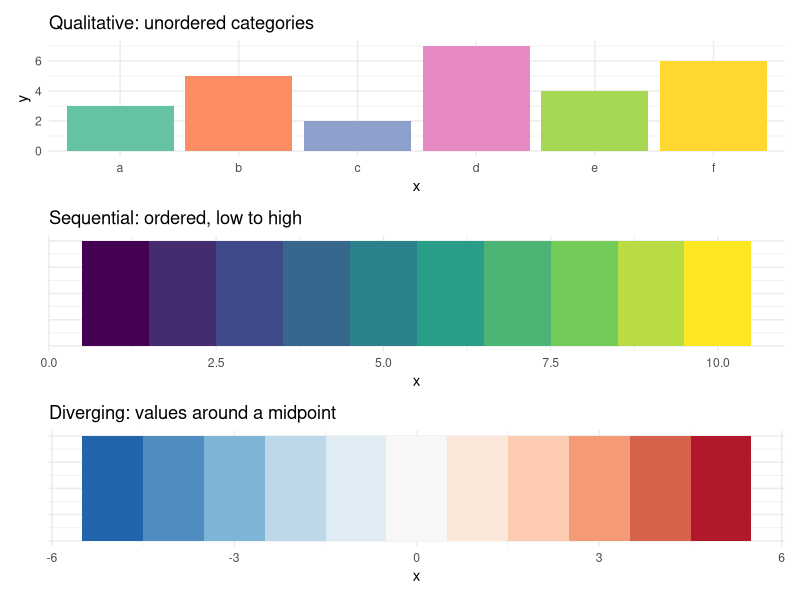
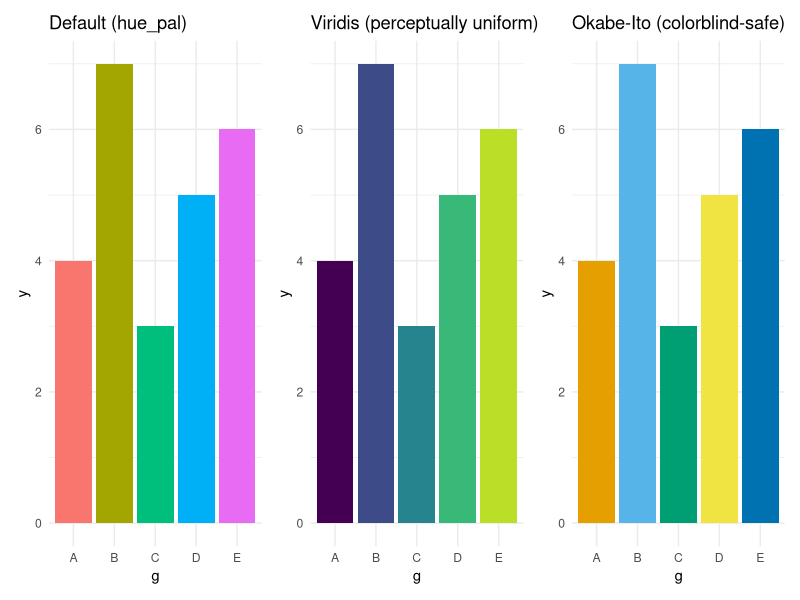

These figures' R source, in order:
# =============================================================
# Demo 05: Color Palettes: Pick the Type First
# =============================================================
# Goal: Demonstrate the three kinds of color scale and which one to
# use when. Then show that the ggplot defaults are not a great choice.
#
# Decision tree:
#   Is your color variable categorical (unordered)? -> QUALITATIVE
#   Is it ordered with one direction (low -> high)?  -> SEQUENTIAL
#   Is it ordered around a meaningful midpoint?      -> DIVERGING
# =============================================================

library(ggplot2)
library(dplyr)
library(tibble)
library(patchwork)
# Note: scale_*_viridis_d() / _c() are built into ggplot2 since 3.0.0.
# No need to load the viridis package separately.

# ---- Demonstration data sets -------------------------------------------
df_qual <- tibble(x = letters[1:6], y = c(3, 5, 2, 7, 4, 6))
df_seq  <- tibble(x = 1:10)
df_div  <- tibble(x = -5:5)

# ---- Qualitative: unordered categories ---------------------------------
p_qual <- ggplot(df_qual, aes(x, y, fill = x)) +
  geom_col() +
  scale_fill_brewer(palette = "Set2") +
  labs(title = "Qualitative: unordered categories") +
  theme_minimal() +
  theme(legend.position = "none")

# ---- Sequential: ordered, one direction --------------------------------
p_seq <- ggplot(df_seq, aes(x, y = 1, fill = x)) +
  geom_tile() +
  scale_fill_viridis_c() +
  labs(title = "Sequential: ordered, low to high") +
  theme_minimal() +
  theme(legend.position = "none",
        axis.text.y = element_blank(),
        axis.title.y = element_blank())

# ---- Diverging: ordered around a midpoint ------------------------------
p_div <- ggplot(df_div, aes(x, y = 1, fill = x)) +
  geom_tile() +
  scale_fill_distiller(palette = "RdBu", limits = c(-5, 5)) +
  labs(title = "Diverging: values around a midpoint") +
  theme_minimal() +
  theme(legend.position = "none",
        axis.text.y = element_blank(),
        axis.title.y = element_blank())

p_qual / p_seq / p_div

# ---- Default vs deliberate ----------------------------------------------
df <- tibble(g = LETTERS[1:5], y = c(4, 7, 3, 5, 6))

p_default <- ggplot(df, aes(g, y, fill = g)) + geom_col() +
  labs(title = "Default (hue_pal)") + theme_minimal() + theme(legend.position = "none")

p_viridis <- ggplot(df, aes(g, y, fill = g)) + geom_col() +
  scale_fill_viridis_d(end = 0.9) +
  labs(title = "Viridis (perceptually uniform)") +
  theme_minimal() + theme(legend.position = "none")

# Okabe-Ito: designed for colorblind accessibility.
# Abbreviated 5-color subset for this 5-category example; the full
# 8-color palette (starting with black) lives in R/helpers.R as `okabe_ito`.
okabe_ito <- c("#E69F00", "#56B4E9", "#009E73", "#F0E442", "#0072B2")

p_okabe <- ggplot(df, aes(g, y, fill = g)) + geom_col() +
  scale_fill_manual(values = okabe_ito) +
  labs(title = "Okabe-Ito (colorblind-safe)") +
  theme_minimal() + theme(legend.position = "none")

p_default + p_viridis + p_okabe

# ---- The functions you'll actually use ---------------------------------
#
# DISCRETE
#   scale_color_viridis_d()                       # perceptually uniform
#   scale_color_brewer(palette = "Set2")          # ColorBrewer
#   scale_color_manual(values = okabe_ito)        # exact control
#
# CONTINUOUS
#   scale_color_viridis_c()                       # perceptually uniform
#   scale_color_gradient(low = "white", high = "darkgreen")
#   scale_color_gradient2(low = "blue", mid = "white", high = "red", midpoint = 0)
#
# Replace _color_ with _fill_ for fill aesthetics.
